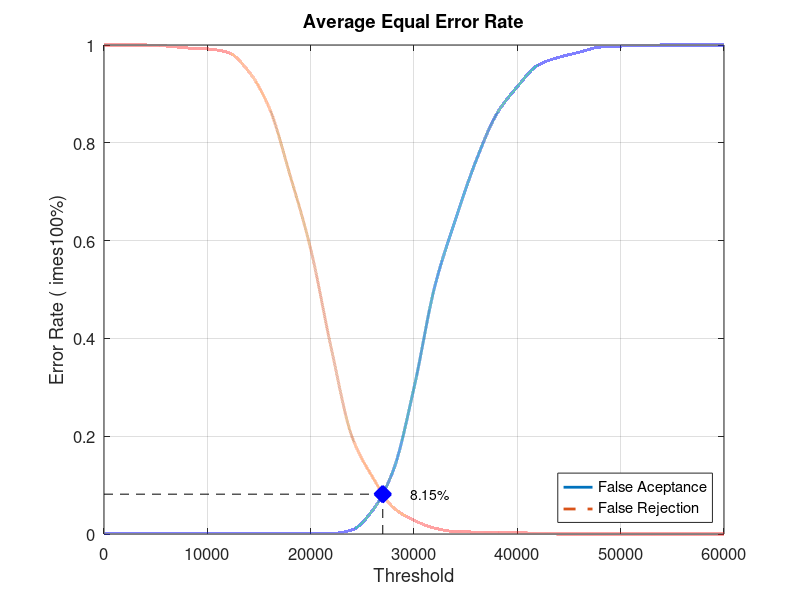
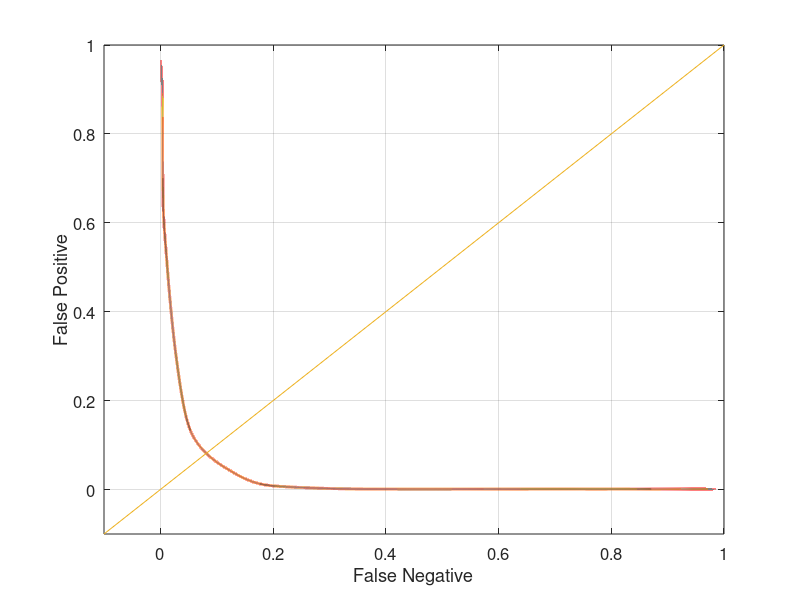

These charts were generated, in order, by the following MATLAB code:
close all;
clear;
clc;
x = 0:2000:60000;
xq = 0:0.5:60000;

y0 = [0 0.00105263 0.00105263 0.00105263 0.00105263 0.00105263 0.00105263 0.00105263 0.00105263 0.00105263 0.00105263 0.00105263 0.00842105 0.0484211 0.130526 0.298947 0.505263 0.642105 0.763158 0.858947 0.914737 0.958947 0.974737 0.985263 0.99579 0.997895 0.998947 1 1 1 1]
yy0 = interp1(x, y0, xq, 'pchip');
y1 = [1 1 1 0.998 0.994 0.992 0.985 0.946 0.871 0.734 0.583 0.379 0.199 0.116 0.054 0.028 0.012 0.005 0.004 0.004 0.003 0.001 0 0 0 0 0 0 0 0 0]
yy1 = interp1(x, y1, xq, 'pchip');

% Calculating EER: 
y2 = abs(y0 - y1);
find(y2 == min(y2))
yy2 = abs(yy0 - yy1);
xEER = find(yy2 == min(yy2));
xEERIndex = xq(xEER) % X-axis EER
yEER = yy0(xEER) % Y-axis EER

main = figure
plot(xq, yy0,'-','LineWidth', 2);	hold on
plot(xq, yy1,'--','LineWidth', 2);	hold on
plot([xEERIndex xEERIndex], [0 yEER], 'k--');	hold on
plot([0 xEERIndex], [yEER yEER], 'k--');	hold on
plot(xEERIndex, yEER, 'bx', 'LineWidth', 10);	hold on
text(xEERIndex + 10 * xEERIndex / 100, yEER, [num2str(round((10000 * yEER)) / 100) '%'])
legend('False Aceptance', 'False Rejection', 'Location', 'SouthEast')
xlabel('Threshold')
ylabel('Error Rate (	imes100%)')
title('Average Equal Error Rate')
set(gca, 'FontSize', 12)
axis([0 60000 0 1])
grid on

print(main, 'Database2AverageMain', '-dpng');
FNRxFPR = figure('Color', [1 1 1]);
plot(yy1, yy0, '-', yy1, yy0, 'LineWidth', 2);
hold on
y = -0.1:0.1:1
plot(y, y); 
set(gca, 'FontSize', 12)
xlabel('False Negative')
ylabel('False Positive')
axis([-0.1 1 -0.1 1])
set(gca, 'FontSize', 12)
grid on

print(FNRxFPR, 'Database2AverageFNRxFPR','-dpng');
